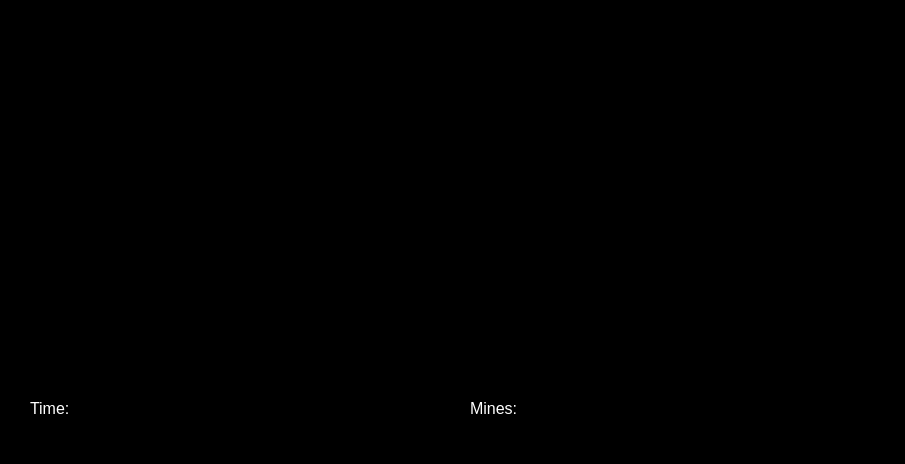
<?xml version="1.0" encoding="UTF-8"?>
<ui version="4.0">
 <class>GameScene</class>
 <widget class="QMainWindow" name="GameScene">
  <property name="geometry">
   <rect>
    <x>0</x>
    <y>0</y>
    <width>905</width>
    <height>464</height>
   </rect>
  </property>
  <property name="windowTitle">
   <string>MainWindow</string>
  </property>
  <property name="styleSheet">
   <string notr="true">background-color:black;</string>
  </property>
  <widget class="QWidget" name="centralwidget">
   <widget class="QLabel" name="labelTime">
    <property name="geometry">
     <rect>
      <x>30</x>
      <y>400</y>
      <width>221</width>
      <height>16</height>
     </rect>
    </property>
    <property name="font">
     <font>
      <pointsize>12</pointsize>
     </font>
    </property>
    <property name="styleSheet">
     <string notr="true">color:white;</string>
    </property>
    <property name="text">
     <string>Time:</string>
    </property>
   </widget>
   <widget class="QLabel" name="labelMines">
    <property name="geometry">
     <rect>
      <x>470</x>
      <y>400</y>
      <width>151</width>
      <height>16</height>
     </rect>
    </property>
    <property name="font">
     <font>
      <pointsize>12</pointsize>
     </font>
    </property>
    <property name="styleSheet">
     <string notr="true">color:white</string>
    </property>
    <property name="text">
     <string>Mines:</string>
    </property>
   </widget>
   <widget class="LabelGame" name="labelGame">
    <property name="geometry">
     <rect>
      <x>0</x>
      <y>0</y>
      <width>701</width>
      <height>341</height>
     </rect>
    </property>
    <property name="styleSheet">
     <string notr="true">background-color:black;</string>
    </property>
   </widget>
  </widget>
  <widget class="QMenuBar" name="menubar">
   <property name="geometry">
    <rect>
     <x>0</x>
     <y>0</y>
     <width>905</width>
     <height>21</height>
    </rect>
   </property>
  </widget>
  <widget class="QStatusBar" name="statusbar"/>
 </widget>
 <customwidgets>
  <customwidget>
   <class>LabelGame</class>
   <extends>QLabel</extends>
   <header>mainWindowSignals.h</header>
  </customwidget>
 </customwidgets>
 <resources/>
 <connections/>
</ui>
